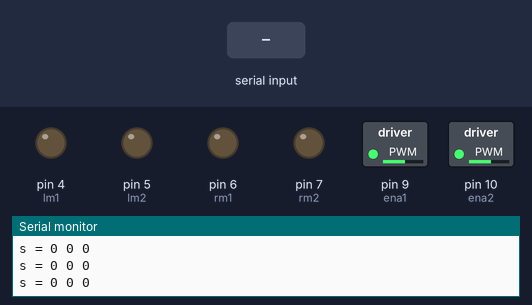
The sketch below on a simulated Arduino Uno, built with avr-gcc and run on an emulated ATmega328P. Shown: switched loads named in the sketch (green lamp = pin HIGH), output pins drawn as LEDs (lit = HIGH), the last lines printed to the serial monitor. The inputs (shaded band) are chosen by the test bench.

Above: at 2.0 s.
2.1 s: "F" received over the second serial link
At 3.3 s:
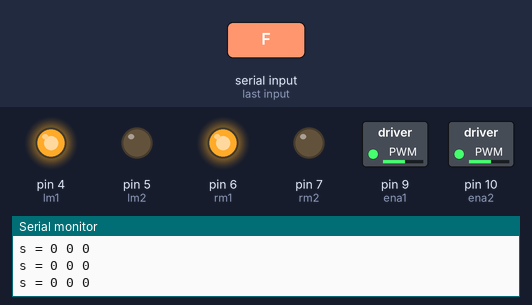
3.9 s: "A" received over the second serial link
At 4.6 s:
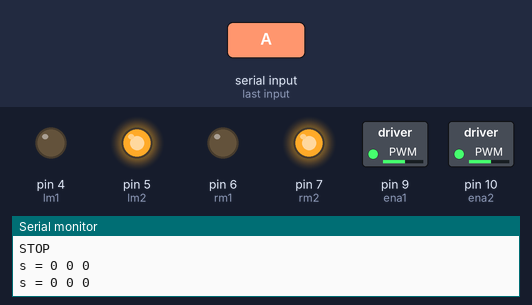
5.5 s: "L" received over the second serial link
At 6.8 s:
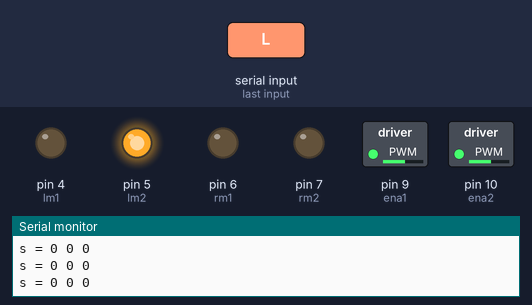
7.1 s: "R" received over the second serial link
At 8.3 s:
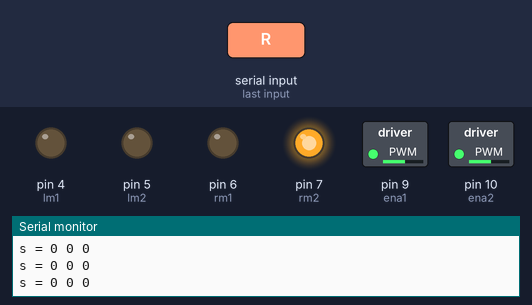
8.7 s: "B" received over the second serial link
At 9.5 s:
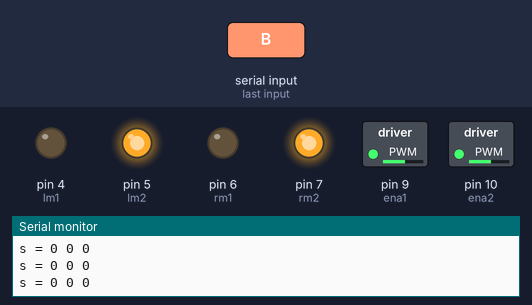
10.3 s: "S" received over the second serial link
At 10.8 s:
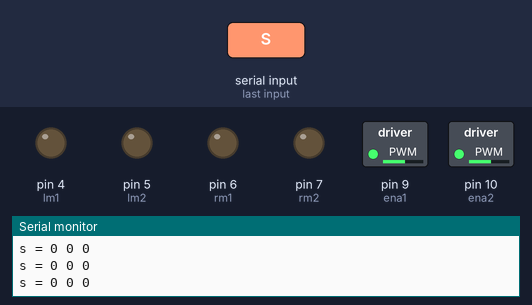
Timing chart, 0 to 12.9 s (numbered marks = the images above; inputs shaded):
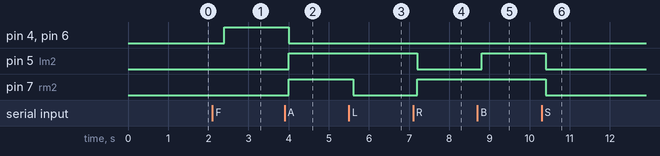

Measured:
- after the input at 2.1 s, pin 4 (lm1), pin 6 (rm1): LOW → HIGH after 0.30 s
- after the input at 3.9 s, pin 4 (lm1), pin 6 (rm1): HIGH → LOW after 0.10 s; pin 5 (lm2), pin 7 (rm2): LOW → HIGH after 0.10 s
- after the input at 5.5 s, pin 7 (rm2): HIGH → LOW after 0.10 s
- after the input at 7.1 s, pin 5 (lm2): HIGH → LOW after 0.11 s; pin 7 (rm2): LOW → HIGH after 0.11 s
- after the input at 8.7 s, pin 5 (lm2): LOW → HIGH after 0.11 s
- after the input at 10.3 s, pin 5 (lm2), pin 7 (rm2): HIGH → LOW after 0.11 s

The sketch:

P_1205_final2.ino
```cpp
#include <SoftwareSerial.h>

//#define PRT_DIST
//#define PRT_SENSOR
//#define PRT_CMD

//적외선
int s1 = 11;
int s2 = 8;
int s3 = 12;

int a = digitalRead(s1);
int b = digitalRead(s2);
int c = digitalRead(s3);

//모터
int lm1 = 4;
int lm2 = 5;
int rm1 = 6;
int rm2 = 7;
int ena1 = 9;
int ena2 = 10;

//블루투스
int RX = 3;
int TX = 2;
SoftwareSerial BTSerial(TX, RX);

//초음파
int trig = 13;
int echo = A0;


void setup() {

  analogWrite(ena1, 140);
  analogWrite(ena2, 140);

  for (int i = 4; i <= 7; i++) {
    pinMode(i, OUTPUT);
  }
  pinMode(9, OUTPUT);
  pinMode(10, OUTPUT);
  for (int j = 11; j <= 12; j++) {
    pinMode(j, INPUT);
  }
  pinMode(8, INPUT);
  for (int i = 5; i <= 13; i++) {
    pinMode(i, OUTPUT);
  }
  pinMode(A0, INPUT);
  Serial.begin(9600); //시리얼
  BTSerial.begin(9600);
}


void loop() {
  //초음파
  Serial.print("s = ");
  Serial.print(a);
  Serial.print(" ");
  Serial.print(b);
  Serial.print(" ");
  Serial.println(c);
  delay(400);
  /*  void go_line_trace(), go_rc_car();


    #ifdef PRT_DIST
    //거리출력
    Serial.print("Duration: ");
    Serial.println(duration);
    Serial.print("Distance: ");
    Serial.println(distance);
    delay(500);
    #endif
    }

    if (BTSerial.available()) {
      switch (BTSerial.read()) {
        case'A':
          void go_line_trace();
          break;

        case'P':
          void go_rc_car();
          break;
      }
    }
    }

    //라인트레이서
    void go_rc_car()
    {
    void stop_obstacle();
  */
  if (BTSerial.available()) {
    switch (BTSerial.read()) {
      case'F':
        motor_control(1, 0, 1, 0);
        Serial.println("go");
        break;

      case'B':
        motor_control(0, 1, 0, 1);
        // Serial.println("back");
        break;

      case'L':
        motor_control(0, 1, 0, 0);
        // Serial.println("left");
        break;
      case'R':
        motor_control(0, 0, 0, 1);
        //Serial.println("right");
        break;

      case'S':
        motor_control(0, 0, 0, 0);
        //Serial.println("stop");
        break;
      case'A':
        Serial.println("auto mode");
        if ((a == 0) && (b == 0) && (c == 0) /*&& (d == 0) && (e == 0)*/) {
          motor_control(0, 1, 0, 1);
          Serial.println("STOP");
        }
        if ((a == 1) && (b == 0) && (c == 0) ) {

          motor_control(0, 0, 1, 0);
          Serial.println("RIGHT");
        }
        if ((a == 0) && (b == 0) && (c == 1)) {

          motor_control(1, 0, 0, 0);
          Serial.println("LEFT");
        }
        if ((a == 0) && (b == 1) && (c == 0)) {

          motor_control(1, 0, 1, 0);
          Serial.println("GO");
        }
        if ((a == 1) && (b == 1) && (c == 0)) {

          motor_control(0, 0, 1, 0);
          Serial.println("GO");
        }
        if ((a == 0) && (b == 1) && (c == 1)) {
          delay(10);
          motor_control(1, 0, 0, 0);
          Serial.println("GO");
        }
        if ((a == 1) && (b == 1) && (c == 1)) {
          delay(10);
          motor_control(1, 0, 1, 0);
          Serial.println("GO");
        }
        break;
    }
  }
}
/*
  void go_line_trace()
  {
  void stop_obstacle();

  //적외선센서 입력값 저장
  int a = digitalRead(s1);
  int b = digitalRead(s2);
  int c = digitalRead(s3);

  #ifdef PRT_SENSOR
  Serial.print("s = ");
  Serial.print(a);
  Serial.print(" ");
  Serial.print(b);
  Serial.print(" ");
  Serial.println(c);
  delay(400);
  #endif

  //라인트레이서
  if ((a == 0) && (b == 0) && (c == 0) /*&& (d == 0) && (e == 0)*//*) {
  motor_control(0, 1, 0, 1);
  //Serial.println("STOP");
  }
  if ((a == 1) && (b == 0) && (c == 0) ) {

  motor_control(0, 0, 1, 0);
  //Serial.println("RIGHT");
  }
  if ((a == 0) && (b == 0) && (c == 1)) {

  motor_control(1, 0, 0, 0);
  //Serial.println("LEFT");
  }
  if ((a == 0) && (b == 1) && (c == 0)) {

  motor_control(1, 0, 1, 0);
  // Serial.println("GO");
  }
  if ((a == 1) && (b == 1) && (c == 0)) {

  motor_control(0, 0, 1, 0);
  //Serial.println("right");
  }
  if ((a == 0) && (b == 1) && (c == 1)) {
  motor_control(1, 0, 0, 0);
  //Serial.println("left");
  }
  if ((a == 1) && (b == 1) && (c == 1)) {
  motor_control(1, 0, 1, 0);
  //Serial.println("GO");
  }
  }
*/
void motor_control(int j1, int j2, int j3, int j4) {
  digitalWrite(lm1, j1);
  digitalWrite(lm2, j2);
  digitalWrite(rm1, j3);
  digitalWrite(rm2, j4);
}

/*
  void stop_obstacle()
  {
  float duration, distance;
  //int a, b, c;
  digitalWrite(trig, HIGH);
  delay(10);
  digitalWrite(trig, LOW);
  //거리계산
  duration = pulseIn(echo, HIGH);
  distance = ((float)(340 * duration) / 10000) / 2;

  //장애물감지 후 멈춤
  if (distance <= 30) {
    motor_control(0, 0, 0, 0);
    Serial.println("Shit! Stones!");
  }
  }
*/
```
